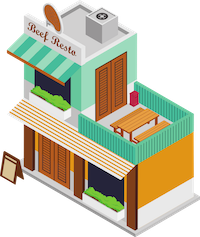
#> input picture inputs/gourmet.png, 200 x 237 px; its folder holds only this picture in this run
$ python main.py
#> lines starting #> are read from the running program, lines starting #| are printed output that depends on the picture
from os import listdir

from PIL import Image, UnidentifiedImageError

input_path = './inputs'
output_path = './outputs'


def main():
    inputs = [file for file in listdir(input_path)]

    if len(inputs) == 0:
        print('Not exist files in inputs.')
        return

    # size = input_size()
    width = input_width()

    format_to = 'png'

    for file in inputs:
        split_file_name = file.split(".")
        file_name = ''.join(split_file_name[:-1])
        extension = split_file_name[-1]

        convert_image(file_name, extension, format_to, width)


# [9 lines of commented-out code are left out]


def input_width() -> int:
    print('width: ', end='')
    width = int(input())
#> the answer given: 100

    return width


# todo(kondo): svgも変換したい
def convert_image(
    file_name: str,
    extension: str,
    format_to: str,
    width: int = None,
    height: int = None
):
#> called with file_name = 'gourmet', extension = 'png', format_to = 'png', width = 100
    print(f'Start to convert {input_path}/{file_name}.{extension}.')

    try:
        img = Image.open(f'{input_path}/{file_name}.{extension}')
#> img is the input picture: PIL image 200x237 RGBA; mean R, G, B, A 108.8, 107.2, 84.2, 160.7
        img_width, img_height = img.size
#> img_width = 200; img_height = 237

        if width is not None and height is not None:
            resized_img = img.resize((width, height))

        elif width is not None:
            height = round(img_height * (width / img_width))
#> height = 118
            resized_img = img.resize((width, height))
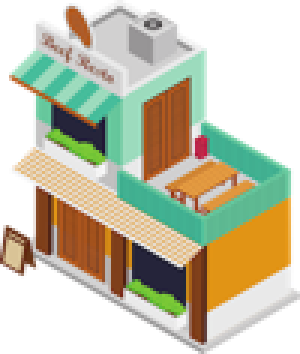
#> resized_img: PIL image 100x118 RGBA (shown 3 times larger); mean R, G, B, A 109.1, 107.3, 84.4, 160.7; transparent parts drawn white

        elif height is not None:
            width = round(img_width * (height / img_height))
            resized_img = img.resize((width, height))

        else:
            raise ValueError('Both width and height are None.')

        resized_img.save(f'{output_path}/{file_name}.{format_to}')
    except UnidentifiedImageError as e:
        print(e)
        return

    print(
        f'Finish to convert and saved {output_path}/{file_name}.{format_to}.'
    )


if __name__ == '__main__':
    main()
